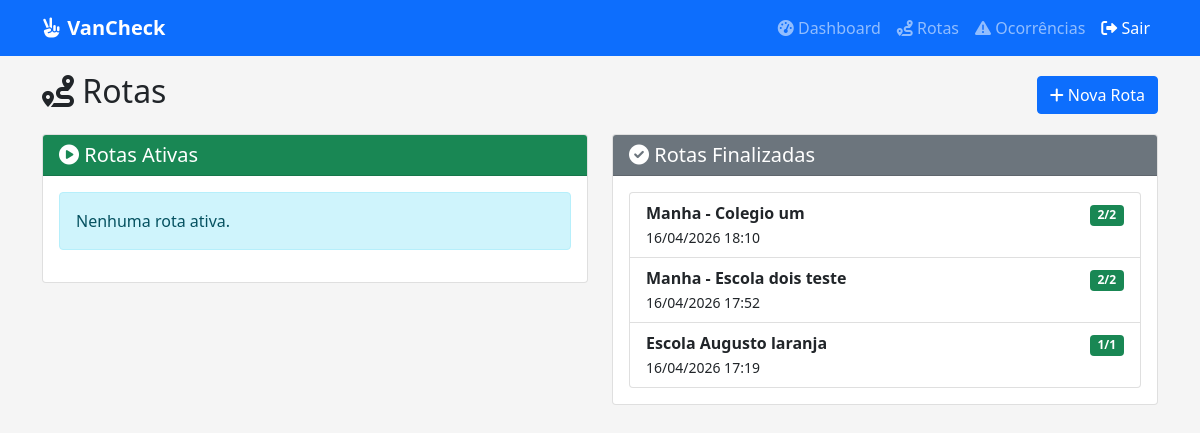
Page /listar-rotas/ (signed in) on the earlier database version.
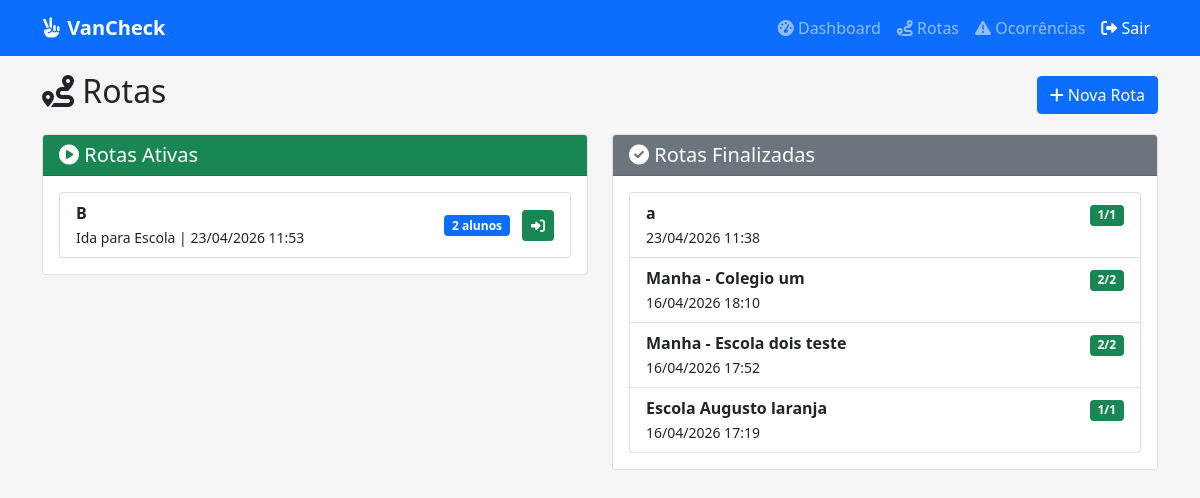
Same page on the later database version.
### apps/checkin/models.py (models this page shows, shortened)
class SessaoRota (models .Model ):
    STATUS_CHOICES =(
    ('ATIVA','Ativa'),
    ('FINALIZADA','Finalizada'),
    ('CANCELADA','Cancelada'),
    )
    TIPO_CHOICES =(
    ('IDA','Ida para Escola'),
    ('VOLTA','Volta para Casa'),
    )
    id =models .UUIDField (primary_key =True ,default =uuid .uuid4 ,editable =False )
    nome_rota =models .CharField (max_length =100 ,help_text ="Ex: Rota Manhã - Bairro A")
    tipo =models .CharField (max_length =5 ,choices =TIPO_CHOICES )
    data_inicio =models .DateTimeField (auto_now_add =True )
    data_fim =models .DateTimeField (null =True ,blank =True )
    status =models .CharField (max_length =10 ,choices =STATUS_CHOICES ,default ='ATIVA')
    motorista =models .CharField (max_length =100 ,blank =True ,default ='')
    horario_previsto =models .TimeField (null =True ,blank =True )
    def get_total_checkins (self ):
        return self .registros .filter (checkin_realizado =True ).count ()
    def get_total_checkouts (self ):
        return self .registros .filter (checkout_realizado =True ).count ()
    def get_divergencia (self ):
        return self .get_total_checkins ()-self .get_total_checkouts ()

### apps/checkin/views.py (the view)
@login_required
def listar_rotas (request ):
    rotas_ativas =SessaoRota .objects .filter (status ='ATIVA')
    rotas_finalizadas =SessaoRota .objects .filter (status ='FINALIZADA').order_by ('-data_inicio')[:20 ]
    context ={
    'rotas_ativas':rotas_ativas ,
    'rotas_finalizadas':rotas_finalizadas
    }
    return render (request ,'checkin/lista_rotas.html',context )

### templates/checkin/lista_rotas.html (shortened to what this page needs)
{% extends 'base.html' %}
{% load static %}
{% block content %}
<div class="row">
    <div class="col-12">
        <div class="d-flex justify-content-between align-items-center mb-3">
            <h2><i class="fas fa-route"></i> Rotas</h2>
            <a href="{% url 'iniciar_rota' %}" class="btn btn-primary">
                <i class="fas fa-plus"></i> Nova Rota
            </a>
        </div>
    </div>
</div>
<div class="row">
    <div class="col-md-6">
        <div class="card mb-3">
            <div class="card-header bg-success text-white">
                <h5 class="mb-0"><i class="fas fa-play-circle"></i> Rotas Ativas</h5>
            </div>
            <div class="card-body">
                {% if rotas_ativas %}
                    <div class="list-group">
                        {% for rota in rotas_ativas %}
                        <div class="list-group-item">
                            <div class="d-flex justify-content-between align-items-center">
                                <div>
                                    <strong>{{ rota.nome_rota }}</strong><br>
                                    <small>{{ rota.get_tipo_display }} | {{ rota.data_inicio|date:"d/m/Y H:i" }}</small>
                                </div>
                                <div>
                                    <span class="badge bg-primary">{{ rota.get_total_checkins }} alunos</span>
                                    <a href="{% url 'checkin_aluno' rota.id %}" class="btn btn-sm btn-success ms-2">
                                        <i class="fas fa-sign-in-alt"></i>
                                    </a>
                                </div>
                            </div>
                        </div>
                        {% endfor %}
                    </div>
                {% else %}
                    <div class="alert alert-info">Nenhuma rota ativa.</div>
                {% endif %}
            </div>
        </div>
    </div>
    <div class="col-md-6">
        <div class="card">
            <div class="card-header bg-secondary text-white">
                <h5 class="mb-0"><i class="fas fa-check-circle"></i> Rotas Finalizadas</h5>
            </div>
            <div class="card-body">
                {% if rotas_finalizadas %}
                    <div class="list-group">
                        {% for rota in rotas_finalizadas %}
                        <div class="list-group-item">
                            <div class="d-flex justify-content-between">
                                <div>
                                    <strong>{{ rota.nome_rota }}</strong><br>
                                    <small>{{ rota.data_inicio|date:"d/m/Y H:i" }}</small>
                                </div>
                                <div class="text-end">
                                    <span class="badge {% if rota.get_divergencia == 0 %}bg-success{% else %}bg-danger{% endif %}">
                                        {{ rota.get_total_checkins }}/{{ rota.get_total_checkouts }}
                                    </span>
                                </div>
                            </div>
                        </div>
                        {% endfor %}
                    </div>
                {% else %}
                    <div class="alert alert-info">Nenhuma rota finalizada.</div>
                {% endif %}
            </div>
        </div>
    </div>
</div>
{% endblock %}

Differences in the rows shown:
added SessaoRota: nome_rota "B", tipo "Ida para Escola", data_inicio "23/04/2026 11:53", get_total_checkins "2", shown under "Rotas Ativas"
added SessaoRota: nome_rota "a", data_inicio "23/04/2026 11:38", get_total_checkins "1", get_total_checkouts "1", shown under "Rotas Finalizadas"
Other differences:
text no longer shown: "Nenhuma rota ativa."
